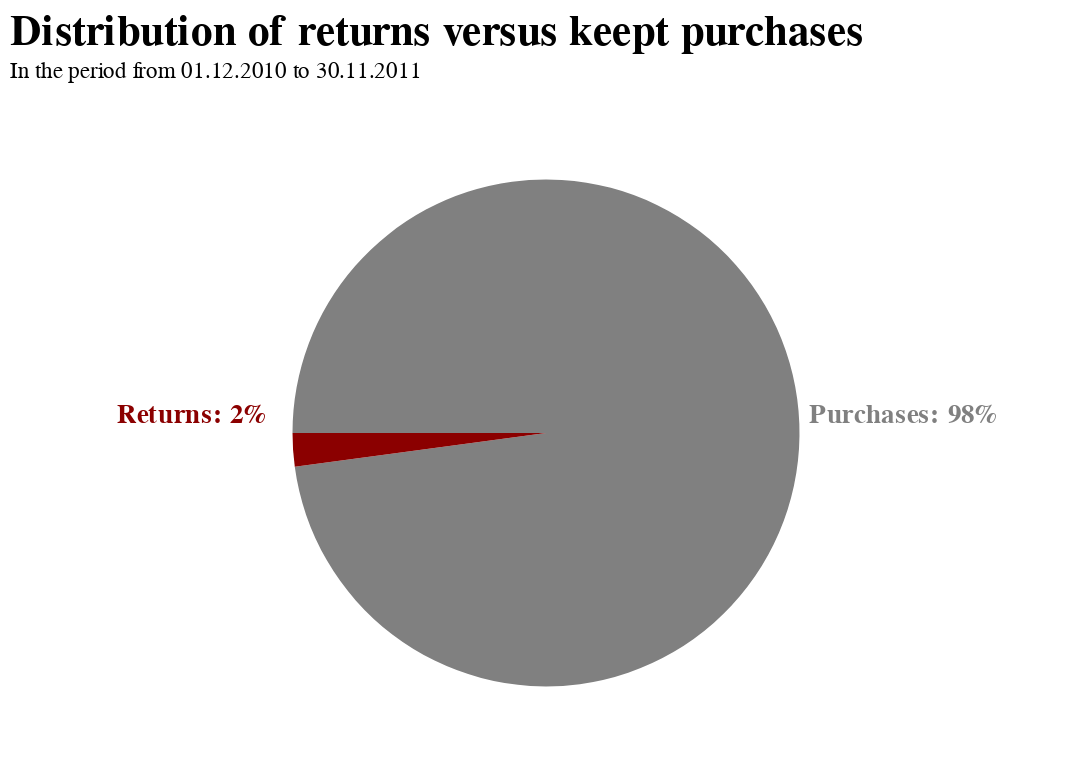

Notebook source saved alongside this figure:
### Markdown cell above
#### Chart Beschreibung

Um einen klaren Fokus zu schaffen, habe ich den Rahmen des Diagramms entfernt und die Legende durch den Text im Chart ersetzt. Das besonders hervorgehobene Stück ist durch ein leuchtendes Rot hervorgehoben und zieht so die Aufmerksamkeit des Betrachters auf sich. Dabei habe ich bei der Gestaltung auf Einfachheit geachtet und das einheitliche Grau-Rot Farbschema verwendet.

### Code cell
chart = alt.Chart(data).encode(
    theta=alt.Theta("Count:Q"),
    color=alt.condition(
        alt.FieldOneOfPredicate("Category", ["Returns"]),
        alt.value("darkred"),     
        alt.value("grey")     
    )
).properties(
    title={"text":["Distribution of returns versus keept purchases"], "subtitle":["In the period from 01.12.2010 to 30.11.2011"]},
    width=550,
    height=350
)

pie = chart.mark_arc(outerRadius=130,angle=270)

text_returns = alt.Chart().mark_text(
    align="left",
    baseline="bottom",
    fontSize=14,
    fontWeight=700,
    color="darkred"
).encode(
    x=alt.value(55),  # pixels from left
    y=alt.value(173),  # pixels from top
    text=alt.value("Returns: 2%")
)

text_purchases = alt.Chart().mark_text(
    align="left",
    baseline="bottom",
    fontSize=14,
    fontWeight=700,
    color="grey"
).encode(
    x=alt.value(410),  # pixels from left
    y=alt.value(173),  # pixels from top
    text=alt.value("Purchases: 98%")
)

alt.layer(pie, text_returns, text_purchases).configure_view(
    strokeWidth=0
).configure_title(
    fontSize=22,
    font="Arial",
    color="black",
    anchor="start"
).configure_axis(
    labelFont="Arial",
    titleFont="Arial",
    labelFontSize=14,
    titleFontSize=16
)

### Figure 1 — Vega-Lite specification as saved in the notebook (floating-point values rounded to 4 significant figures)
{"config": {"view": {"continuousWidth": 400, "continuousHeight": 300, "strokeWidth": 0}, "axis": {"labelFont": "Arial", "labelFontSize": 14, "titleFont": "Arial", "titleFontSize": 16}, "title": {"anchor": "start", "color": "black", "font": "Arial", "fontSize": 22}}, "layer": [{"data": {"name": "data-34b129607b95395cb8d1a6d2e6d7887a"}, "mark": {"type": "arc", "angle": 270, "outerRadius": 130}, "encoding": {"color": {"condition": {"value": "darkred", "test": {"field": "Category", "oneOf": ["Returns"]}}, "value": "grey"}, "theta": {"field": "Count", "type": "quantitative"}}, "height": 350, "title": {"text": ["Distribution of returns versus keept purchases"], "subtitle": ["In the period from 01.12.2010 to 30.11.2011"]}, "width": 550}, {"data": {"name": "empty"}, "mark": {"type": "text", "align": "left", "baseline": "bottom", "color": "darkred", "fontSize": 14, "fontWeight": 700}, "encoding": {"text": {"value": "Returns: 2%"}, "x": {"value": 55}, "y": {"value": 173}}}, {"data": {"name": "empty"}, "mark": {"type": "text", "align": "left", "baseline": "bottom", "color": "grey", "fontSize": 14, "fontWeight": 700}, "encoding": {"text": {"value": "Purchases: 98%"}, "x": {"value": 410}, "y": {"value": 173}}}], "$schema": "https://vega.github.io/schema/vega-lite/v4.17.0.json", "datasets": {"data-34b129607b95395cb8d1a6d2e6d7887a": [{"Category": "Purchases", "Count": 374349}, {"Category": "Returns", "Count": 8161}], "empty": [{}]}}
